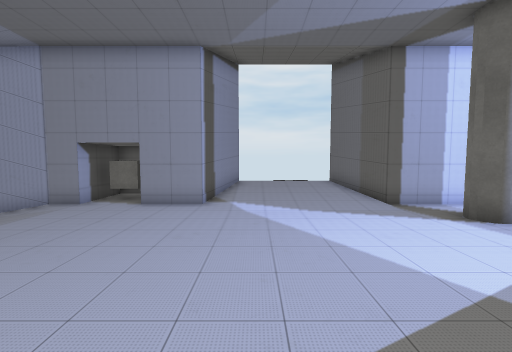
[1] (above)

13 first-person views from a walk through a scene from a Unity 3-D project. The camera is 1.5 m above the floor, tilts 4° down and sees 90° across. Doors are open. The floor is counted in squares, 1 m on a side. Each view is taken from the middle of a square. On the plan, view 1 faces up. The plan holds only what a view shows up to about 13 squares ahead; the rest is blank. The place goes on beyond the plan. The player is left out. Some surface patterns are stand-ins.

[2]
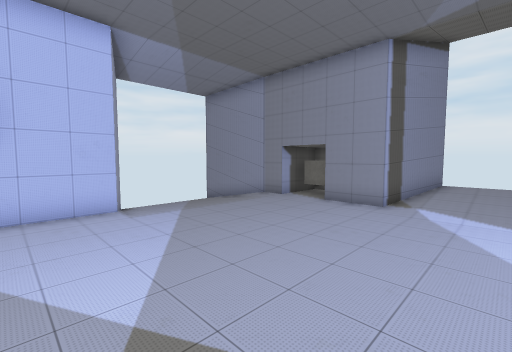

[3]
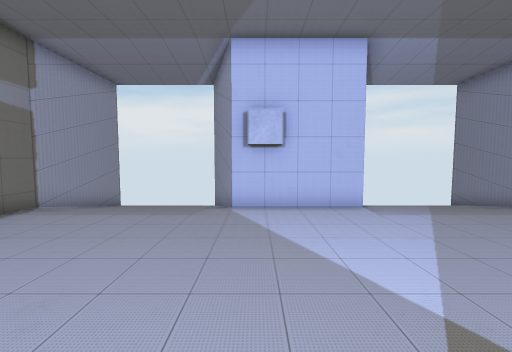

[4]
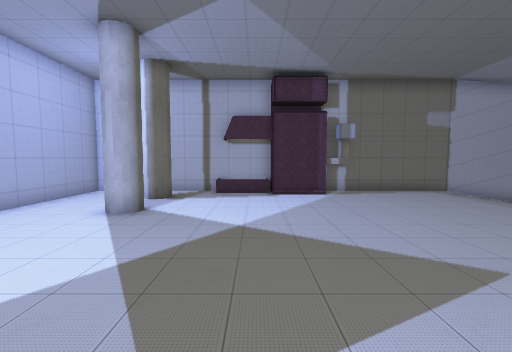

[5]
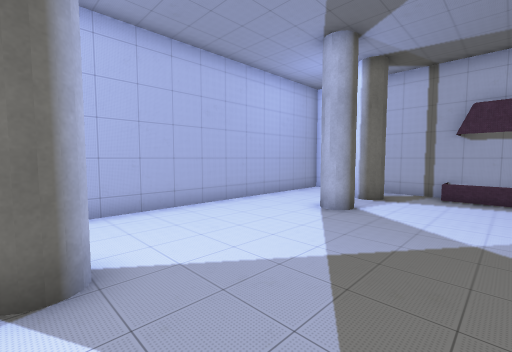

[6]
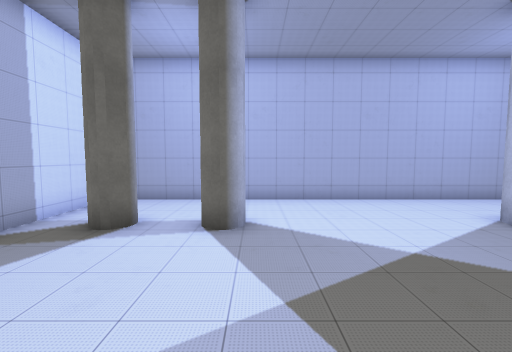

[7]
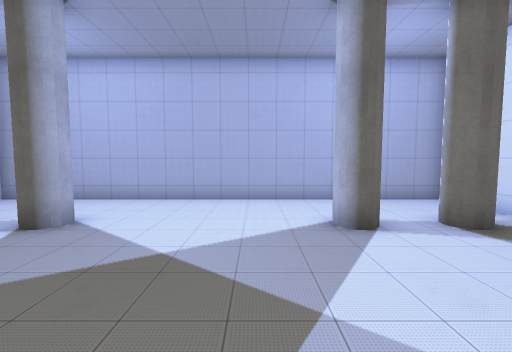

[8]
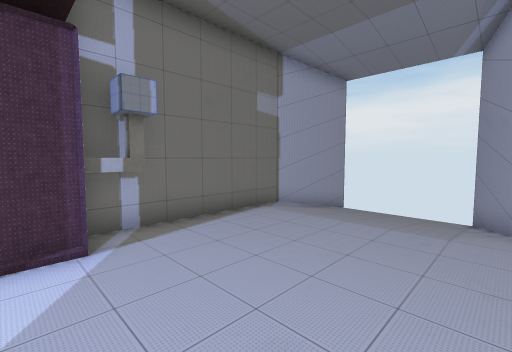

[9]
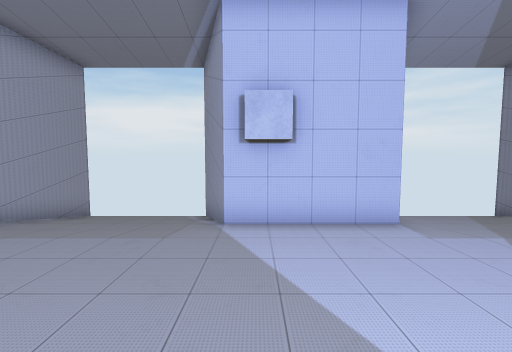

[10]
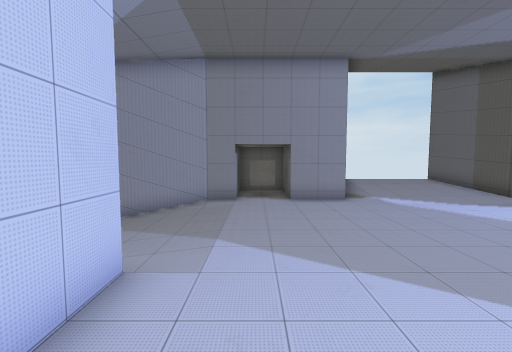

[11]
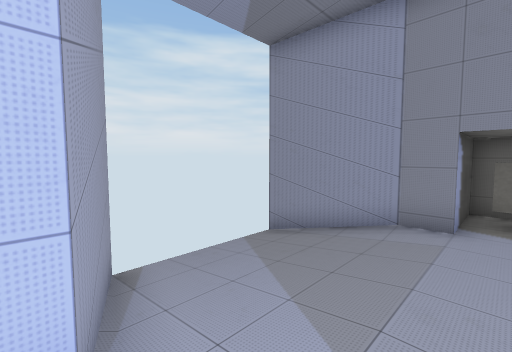

[12]
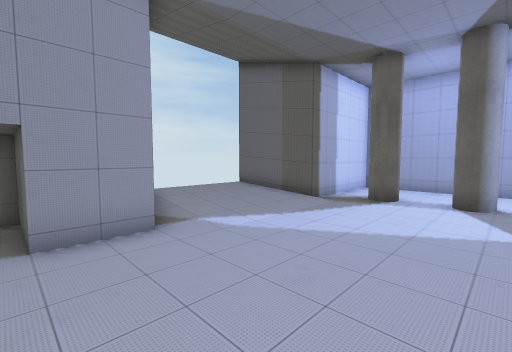

[13]
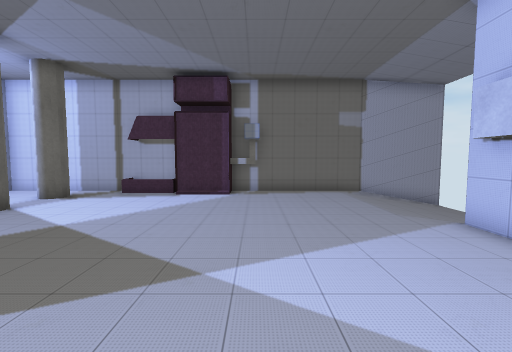

### Floor plan
Key: @ floor where view 1 was taken; # wall or solid block; . main floor; : floor 0.25 m higher than the main floor; - floor 0.25 m lower than the main floor; _ floor 0.5 m lower than the main floor; / step, stairs or slope; D open door; C cube.
Columns run from 10 left of view 1 to 10 right of it. Each row starts with its distance up from view 1.
 12          #DDDD
 11     ###   DDDD
 10     #CC ##////#
  9      C.##:////#######
  8 ####................#
  7 D_//................#
  6 D_//............#...#
  5 D_//................#
  4 D_//............#...#
  3 ##-/................#
  2  ###................#
  1    #................#
  0    #......@.........#
 -1    #................#
 -2 ####................#
 -3 D_//............#...#
 -4 D_//................#
 -5 D_//................#
 -6 D_//............#...#
 -7 ##-/....####//......#
 -8  ####################

Where each view was taken, in squares from view 1:
view 1: 0 up, 0 right, facing up
view 2: 0 up, 1 right, facing up-left
view 3: 1 down, 1 right, facing left
view 4: 4 up, 2 right, facing down
view 5: 4 up, 2 right, facing down-right
view 6: 3 up, 0 right, facing right
view 7: 1 down, 0 right, facing right
view 8: 2 down, 0 right, facing down-left
view 9: 1 down, 1 left, facing left
view 10: 1 down, 5 left, facing up
view 11: 2 up, 5 left, facing up-left
view 12: 3 up, 4 left, facing up-right
view 13: 4 up, 2 left, facing down
